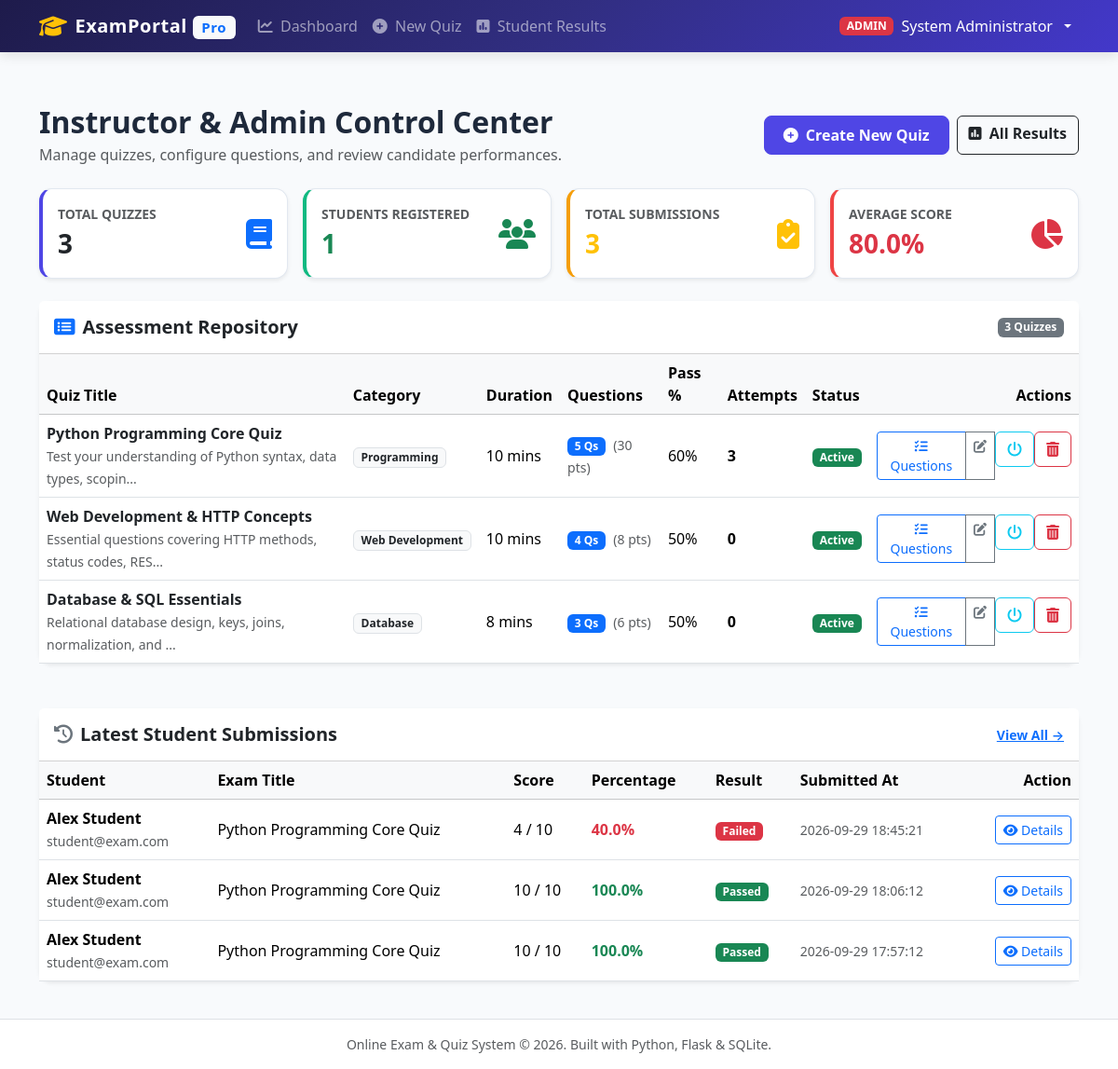
The page /admin/dashboard (signed in) on the database its author committed.
### tables this page shows
CREATE TABLE quizzes (
        id INTEGER PRIMARY KEY AUTOINCREMENT,
        title TEXT NOT NULL,
        description TEXT,
        category TEXT DEFAULT 'General',
        duration_minutes INTEGER NOT NULL DEFAULT 15,
        passing_percentage INTEGER NOT NULL DEFAULT 50,
        is_active INTEGER NOT NULL DEFAULT 1,
        created_by INTEGER,
        created_at TIMESTAMP DEFAULT CURRENT_TIMESTAMP,
        FOREIGN KEY (created_by) REFERENCES users(id) ON DELETE SET NULL
    );

CREATE TABLE attempts (
        id INTEGER PRIMARY KEY AUTOINCREMENT,
        user_id INTEGER NOT NULL,
        quiz_id INTEGER NOT NULL,
        score INTEGER NOT NULL DEFAULT 0,
        total_marks INTEGER NOT NULL DEFAULT 0,
        percentage REAL NOT NULL DEFAULT 0.0,
        passed INTEGER NOT NULL DEFAULT 0, -- 1 for pass, 0 for fail
        time_spent_seconds INTEGER DEFAULT 0,
        answers_json TEXT, -- JSON record of user answers
        submitted_at TIMESTAMP DEFAULT CURRENT_TIMESTAMP,
        FOREIGN KEY (user_id) REFERENCES users(id) ON DELETE CASCADE,
        FOREIGN KEY (quiz_id) REFERENCES quizzes(id) ON DELETE CASCADE
    );

CREATE TABLE users (
        id INTEGER PRIMARY KEY AUTOINCREMENT,
        username TEXT UNIQUE NOT NULL,
        email TEXT UNIQUE NOT NULL,
        password_hash TEXT NOT NULL,
        role TEXT NOT NULL DEFAULT 'student', -- 'admin' or 'student'
        full_name TEXT NOT NULL,
        created_at TIMESTAMP DEFAULT CURRENT_TIMESTAMP
    );

### app.py (the view)
@app.route('/admin/dashboard')
@admin_required
def admin_dashboard():
    db = get_db()
    total_quizzes = db.execute("SELECT COUNT(*) FROM quizzes").fetchone()[0]
    total_students = db.execute("SELECT COUNT(*) FROM users WHERE role = 'student'").fetchone()[0]
    total_attempts = db.execute("SELECT COUNT(*) FROM attempts").fetchone()[0]
    avg_score_raw = db.execute("SELECT AVG(percentage) FROM attempts").fetchone()[0]
    avg_score = round(avg_score_raw, 1) if avg_score_raw is not None else 0.0
    quizzes = db.execute("""
        SELECT q.*, COUNT(DISTINCT ques.id) as question_count,
               COUNT(DISTINCT a.id) as attempt_count,
               COALESCE(SUM(ques.marks), 0) as total_marks
        FROM quizzes q
        LEFT JOIN questions ques ON q.id = ques.quiz_id
        LEFT JOIN attempts a ON q.id = a.quiz_id
        GROUP BY q.id
        ORDER BY q.created_at DESC
    """).fetchall()
    recent_attempts = db.execute("""
        SELECT a.*, u.full_name, u.email, q.title as quiz_title
        FROM attempts a
        JOIN users u ON a.user_id = u.id
        JOIN quizzes q ON a.quiz_id = q.id
        ORDER BY a.submitted_at DESC
        LIMIT 6
    """).fetchall()
    return render_template(
        'admin/dashboard.html',
        total_quizzes=total_quizzes,
        total_students=total_students,
        total_attempts=total_attempts,
        avg_score=avg_score,
        quizzes=quizzes,
        recent_attempts=recent_attempts
    )

### app.py (called while the page is built)
def admin_required(f):
    @wraps(f)
    def decorated_function(*args, **kwargs):
        if 'user_id' not in session or session.get('role') != 'admin':
            flash("Admin access required for this action.", "danger")
            return redirect(url_for('student_dashboard'))
        return f(*args, **kwargs)
    return decorated_function

### database.py (called while the page is built)
def get_db():
    conn = sqlite3.connect(DB_PATH)
    conn.row_factory = sqlite3.Row
    conn.execute("PRAGMA foreign_keys = ON;")
    return conn

### templates/admin/dashboard.html (shortened to what this page needs)
{% extends "base.html" %}
{% block content %}
<div class="container py-3">
  <div class="d-flex justify-content-between align-items-center mb-4 flex-wrap gap-2">
    <div>
      <h2 class="fw-bold mb-1">Instructor & Admin Control Center</h2>
      <p class="text-muted mb-0">Manage quizzes, configure questions, and review candidate performances.</p>
    </div>
    <div class="d-flex gap-2">
      <a href="{{ url_for('admin_create_quiz') }}" class="btn btn-primary fw-semibold">
        <i class="fas fa-plus-circle me-1"></i> Create New Quiz
      </a>
      <a href="{{ url_for('admin_results') }}" class="btn btn-outline-dark fw-semibold">
        <i class="fas fa-poll me-1"></i> All Results
      </a>
    </div>
  </div>
  <div class="row g-3 mb-4">
    <div class="col-sm-6 col-lg-3">
      <div class="card p-3 stat-card shadow-sm">
        <div class="d-flex justify-content-between align-items-center">
          <div>
            <div class="text-muted small text-uppercase fw-bold">Total Quizzes</div>
            <div class="fs-3 fw-bold">{{ total_quizzes }}</div>
          </div>
          <div class="fs-2 text-primary"><i class="fas fa-book"></i></div>
        </div>
      </div>
    </div>
    <div class="col-sm-6 col-lg-3">
      <div class="card p-3 stat-card success shadow-sm">
        <div class="d-flex justify-content-between align-items-center">
          <div>
            <div class="text-muted small text-uppercase fw-bold">Students Registered</div>
            <div class="fs-3 fw-bold text-success">{{ total_students }}</div>
          </div>
          <div class="fs-2 text-success"><i class="fas fa-users"></i></div>
        </div>
      </div>
    </div>
    <div class="col-sm-6 col-lg-3">
      <div class="card p-3 stat-card warning shadow-sm">
        <div class="d-flex justify-content-between align-items-center">
          <div>
            <div class="text-muted small text-uppercase fw-bold">Total Submissions</div>
            <div class="fs-3 fw-bold text-warning">{{ total_attempts }}</div>
          </div>
          <div class="fs-2 text-warning"><i class="fas fa-clipboard-check"></i></div>
        </div>
      </div>
    </div>
    <div class="col-sm-6 col-lg-3">
      <div class="card p-3 stat-card danger shadow-sm">
        <div class="d-flex justify-content-between align-items-center">
          <div>
            <div class="text-muted small text-uppercase fw-bold">Average Score</div>
            <div class="fs-3 fw-bold text-danger">{{ avg_score }}%</div>
          </div>
          <div class="fs-2 text-danger"><i class="fas fa-chart-pie"></i></div>
        </div>
      </div>
    </div>
  </div>
  <div class="card shadow-sm border-0 mb-5">
    <div class="card-header bg-white py-3 d-flex justify-content-between align-items-center">
      <h5 class="fw-bold mb-0"><i class="fas fa-list-alt text-primary me-2"></i>Assessment Repository</h5>
      <span class="badge bg-secondary">{{ quizzes|length }} Quizzes</span>
    </div>
    <div class="table-responsive">
      <table class="table table-hover align-middle mb-0">
        <thead class="table-light">
          <tr>
            <th>Quiz Title</th>
            <th>Category</th>
            <th>Duration</th>
            <th>Questions</th>
            <th>Pass %</th>
            <th>Attempts</th>
            <th>Status</th>
            <th class="text-end">Actions</th>
          </tr>
        </thead>
        <tbody>
          {% for q in quizzes %}
          <tr>
            <td>
              <div class="fw-bold text-dark">{{ q.title }}</div>
              <small class="text-muted">{{ q.description[:60] }}{% if q.description|length > 60 %}...{% endif %}</small>
            </td>
            <td><span class="badge bg-light text-dark border">{{ q.category }}</span></td>
            <td>{{ q.duration_minutes }} mins</td>
            <td>
              <span class="badge bg-primary">{{ q.question_count }} Qs</span>
              <small class="text-muted ms-1">({{ q.total_marks }} pts)</small>
            </td>
            <td>{{ q.passing_percentage }}%</td>
            <td><strong>{{ q.attempt_count }}</strong></td>
            <td>
              {% if q.is_active == 1 %}
                <span class="badge bg-success">Active</span>
              {% else %}
                <span class="badge bg-secondary">Draft / Inactive</span>
              {% endif %}
            </td>
            <td class="text-end">
              <div class="btn-group btn-group-sm">
                <a href="{{ url_for('admin_quiz_questions', quiz_id=q.id) }}" class="btn btn-outline-primary" title="Manage Questions">
                  <i class="fas fa-tasks"></i> Questions
                </a>
                <a href="{{ url_for('admin_edit_quiz', quiz_id=q.id) }}" class="btn btn-outline-secondary" title="Edit Quiz Settings">
                  <i class="fas fa-edit"></i>
                </a>
                <form method="POST" action="{{ url_for('admin_toggle_quiz', quiz_id=q.id) }}" class="d-inline">
                  <button type="submit" class="btn btn-outline-info" title="Toggle Active/Inactive">
                    <i class="fas fa-power-off"></i>
                  </button>
                </form>
                <form method="POST" action="{{ url_for('admin_delete_quiz', quiz_id=q.id) }}" class="d-inline" onsubmit="return confirm('Delete this quiz and all its questions/results?');">
                  <button type="submit" class="btn btn-outline-danger" title="Delete Quiz">
                    <i class="fas fa-trash-alt"></i>
                  </button>
                </form>
              </div>
            </td>
          </tr>
          {% else %}
          <tr>
            <td colspan="8" class="text-center text-muted py-4">
              No quizzes created yet. Click "Create New Quiz" to get started.
            </td>
          </tr>
          {% endfor %}
        </tbody>
      </table>
    </div>
  </div>
  <div class="card shadow-sm border-0">
    <div class="card-header bg-white py-3 d-flex justify-content-between align-items-center">
      <h5 class="fw-bold mb-0"><i class="fas fa-history text-secondary me-2"></i>Latest Student Submissions</h5>
      <a href="{{ url_for('admin_results') }}" class="small fw-semibold text-primary">View All &rarr;</a>
    </div>
    <div class="table-responsive">
      <table class="table table-hover align-middle mb-0">
        <thead class="table-light">
          <tr>
            <th>Student</th>
            <th>Exam Title</th>
            <th>Score</th>
            <th>Percentage</th>
            <th>Result</th>
            <th>Submitted At</th>
            <th class="text-end">Action</th>
          </tr>
        </thead>
        <tbody>
          {% for a in recent_attempts %}
          <tr>
            <td>
              <div class="fw-semibold">{{ a.full_name }}</div>
              <small class="text-muted">{{ a.email }}</small>
            </td>
            <td>{{ a.quiz_title }}</td>
            <td>{{ a.score }} / {{ a.total_marks }}</td>
            <td class="fw-bold {% if a.passed %}text-success{% else %}text-danger{% endif %}">{{ a.percentage }}%</td>
            <td>
              {% if a.passed %}
                <span class="badge bg-success">Passed</span>
              {% else %}
                <span class="badge bg-danger">Failed</span>
              {% endif %}
            </td>
            <td class="small text-muted">{{ a.submitted_at }}</td>
            <td class="text-end">
              <a href="{{ url_for('exam_result', attempt_id=a.id) }}" class="btn btn-sm btn-outline-primary">
                <i class="fas fa-eye"></i> Details
              </a>
            </td>
          </tr>
          {% else %}
          <tr>
            <td colspan="7" class="text-center text-muted py-4">No recent attempts recorded yet.</td>
          </tr>
          {% endfor %}
        </tbody>
      </table>
    </div>
  </div>
</div>
{% endblock %}

### templates/base.html (shortened to what this page needs)
<!DOCTYPE html>
<html lang="en">
<head>
  <link href="https://cdn.jsdelivr.net/npm/bootstrap@5.3.3/dist/css/bootstrap.min.css" rel="stylesheet">
  <link rel="stylesheet" href="https://cdnjs.cloudflare.com/ajax/libs/font-awesome/6.5.1/css/all.min.css">
  <link rel="stylesheet" href="{{ url_for('static', filename='css/style.css') }}">
</head>
<body>
  <nav class="navbar navbar-expand-lg navbar-dark navbar-custom py-2">
    <div class="container">
      <a class="navbar-brand d-flex align-items-center gap-2" href="{{ url_for('index') }}">
        <i class="fas fa-graduation-cap text-warning fs-4"></i>
        <span>ExamPortal <small class="badge bg-light text-primary fs-7">Pro</small></span>
      </a>
      <div class="collapse navbar-collapse" id="navMenu">
        <ul class="navbar-nav me-auto mb-2 mb-lg-0">
          {% if session.get('user_id') %}
            {% if session.get('role') == 'admin' %}
              <li class="nav-item">
                <a class="nav-link" href="{{ url_for('admin_dashboard') }}"><i class="fas fa-chart-line me-1"></i> Dashboard</a>
              </li>
              <li class="nav-item">
                <a class="nav-link" href="{{ url_for('admin_create_quiz') }}"><i class="fas fa-plus-circle me-1"></i> New Quiz</a>
              </li>
              <li class="nav-item">
                <a class="nav-link" href="{{ url_for('admin_results') }}"><i class="fas fa-poll me-1"></i> Student Results</a>
              </li>
            {% else %}
              <li class="nav-item">
                <a class="nav-link" href="{{ url_for('student_dashboard') }}"><i class="fas fa-book-open me-1"></i> My Exams</a>
              </li>
            {% endif %}
          {% endif %}
        </ul>
        <ul class="navbar-nav ms-auto align-items-center gap-2">
          {% if session.get('user_id') %}
            <li class="nav-item dropdown">
              <a class="nav-link dropdown-toggle text-white d-flex align-items-center gap-2" href="#" role="button" data-bs-toggle="dropdown">
                <span class="badge {% if session.get('role') == 'admin' %}bg-danger{% else %}bg-info text-dark{% endif %} text-uppercase">
                  {{ session.get('role') }}
                </span>
                <span>{{ session.get('full_name') }}</span>
              </a>
            </li>
          {% endif %}
        </ul>
      </div>
    </div>
  </nav>
  <main class="py-4">
    {% block content %}{% endblock %}
  </main>
  <footer class="bg-white border-top py-3 mt-auto">
    <div class="container text-center text-muted small">
      <span>Online Exam & Quiz System &copy; 2026. Built with Python, Flask & SQLite.</span>
    </div>
  </footer>
</body>
</html>

### static/css/style.css (style rules this page uses)
:root { --primary-color: #4f46e5; --primary-hover: #4338ca; --secondary-color: #06b6d4; --success-color: #10b981; --danger-color: #ef4444; --warning-color: #f59e0b; --dark-bg: #0f172a; --card-bg: #ffffff; --body-bg: #f8fafc; --text-main: #1e293b; --text-muted: #64748b; --border-color: #e2e8f0; }
body { font-family: 'Segoe UI', system-ui, -apple-system, BlinkMacSystemFont, Roboto, sans-serif; background-color: var(--body-bg); color: var(--text-main); min-height: 100vh; display: flex; flex-direction: column; }
main { flex: 1; }
.navbar-custom { background: linear-gradient(135deg, #1e1b4b 0%, #312e81 50%, #4338ca 100%); box-shadow: 0 4px 12px rgba(0, 0, 0, 0.1); }
.navbar-brand { font-weight: 700; letter-spacing: 0.5px; }
.card { border: 1px solid var(--border-color); border-radius: 0.85rem; box-shadow: 0 4px 6px -1px rgba(0, 0, 0, 0.05), 0 2px 4px -2px rgba(0, 0, 0, 0.05); transition: transform 0.2s ease, box-shadow 0.2s ease; }
.btn-primary { background-color: var(--primary-color); border-color: var(--primary-color); font-weight: 500; border-radius: 0.5rem; padding: 0.5rem 1.25rem; }
.stat-card { border-left: 4px solid var(--primary-color); }
.stat-card.success { border-left-color: var(--success-color); }
.stat-card.warning { border-left-color: var(--warning-color); }
.stat-card.danger { border-left-color: var(--danger-color); }

### rows shown on the page
quizzes: title "Python Programming Core Quiz", description "Test your understanding of Python syntax, data types, scopin", category "Programming", duration_minutes "10", question_count "5", total_marks "30", passing_percentage "60", attempt_count "3", is_active "Active"
quizzes: title "Web Development & HTTP Concepts", description "Essential questions covering HTTP methods, status codes, RES", category "Web Development", duration_minutes "10", question_count "4", total_marks "8", passing_percentage "50", attempt_count "0", is_active "Active"
quizzes: title "Database & SQL Essentials", description "Relational database design, keys, joins, normalization, and", category "Database", duration_minutes "8", question_count "3", total_marks "6", passing_percentage "50", attempt_count "0", is_active "Active"
attempts: full_name "Alex Student", email "student@exam.com", quiz_title "Python Programming Core Quiz", score "4", total_marks "10", percentage "40.0", passed "Failed", submitted_at "2026-09-29 18:45:21"
attempts: full_name "Alex Student", email "student@exam.com", quiz_title "Python Programming Core Quiz", score "10", total_marks "10", percentage "100.0", passed "Passed", submitted_at "2026-09-29 18:06:12"
attempts: full_name "Alex Student", email "student@exam.com", quiz_title "Python Programming Core Quiz", score "10", total_marks "10", percentage "100.0", passed "Passed", submitted_at "2026-09-29 17:57:12"

### other values the page prints
{{ session.get('role') }} "ADMIN"
{{ session.get('full_name') }} "System Administrator"
{{ total_quizzes }} "3"
{{ total_students }} "1"
{{ total_attempts }} "3"
{{ avg_score }} "80.0"
{{ quizzes|length }} "3"
